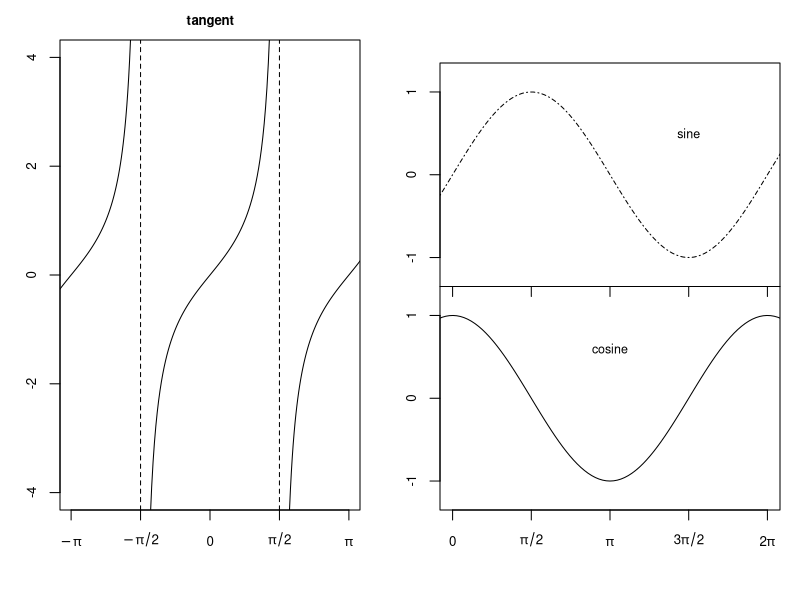

Source code (R):


### Jessica Miller ###
###  ST 758 HW 1   ###
### Aug. 30, 2016  ###

# Homework 1, Due August 30, 2016 at the beginning of class

# write an R script to solve the problems in this assignment,
# save the R script as <unityid>HW1.R


# IMPORTANT: The homeworks will be graded by 
# me or the TA running source("<unityid>HWj.R")
# and looking at the printed output and any files that are output,
# so make sure you check that sourcing your file produces the output you expect
# We may also look at your code, so if you want to have the best chance
# of getting partial credit, make sure you provide informative comments.

setwd("F:/ST 758/jmmill13ST758")

## PROBLEM 1

# Initializing vectors of length 1000
log <- vector(mode="logical", length=1000)
int <- vector(mode="integer", length=1000)
doub <- vector(mode="double", length=1000)
comp <- vector(mode="complex", length=1000)
char <- vector(mode="character", length=1000)
# Printing object sizes
object.size(log)
object.size(int)
object.size(doub)
object.size(comp)
object.size(char)

## PROBLEM 2

# The following code creates a vector and a matrix of size 1000 x 1000
vec <- (1:1000)/1000
mat <- exp( - sqrt( outer( vec, -vec, "+" )^2 ) ) 

# Double for loop multiplying mat by vec
result <- vector(length=1000)     # Initialize result vector
ptm <- proc.time()                # Start the clock: double for loop
for (j in 1:1000) {               # Loop over rows of mat
  mult <- vector(length=1000)     # Initialize mult, the vector of mat elements times vec elements
  for (i in 1:1000) {             # Loop over columns of mat
    mult[i] <- mat[j,i]*vec[i]    # Multiply each element of the ith column of mat by the ith element of vec
  }
  result[j] <- sum(mult, na.rm=T) # Sum the elements of mat, store in ith element of result
}
proc.time() - ptm                 # Stop the clock: double for loop

# Matrix multiplication
result2 <- vector(length=1000)    # Initialize second result vector
ptm2 <- proc.time()               # Start the clock: matrix mult
result2 <- mat %*% vec            # Multiply mat by vec, matrix style
proc.time() - ptm2                # Stop the clock: matrix mult

# Sum of squared differences
result3 <- vector(length=1000)    # Initialize vector to contain squared differences
result3 <- (result - result2)^2   # Calculate the squared difference
sum(result3)                      # Very small difference (likely rounding error)

## PROBLEM 3

# save the result as 'hw1p3.eps'
dev.off()
plot.new()
postscript(file="hw1p3.eps", width=8.4, height=4, horizontal=FALSE)

# Plot cosine function
par(fig=c(.55,.975,.15,.5225), oma=c(0,0,0,0), mar=c(0,0,0,0))            # Set figure location and margins
curve(cos, -.5, 2*pi+.5, xlim=c(0,2*pi), ylim=c(-1-.25,1+.25),            # Plot cosine curve
      main="", ylab="", xlab="", xaxt="n", yaxt="n", cex.axis=.8)
axis(1, at = c(0, pi/2, pi, 3*pi/2, 2*pi), labels =                       # Set custom x-axis
      expression(0, pi/2, pi, 3*pi/2, 2*pi), cex.axis=.8)
axis(2, at = c(-1, 0, 1), labels = c(-1, 0, 1), cex.axis=.8)              # Set custom y-axis
text(pi,0.6, "cosine", cex=.75)                                           # Add "cosine" text

# Plot tangent function piece by piece
par(fig=c(.075,.45,.15,1), oma=c(0,0,0,0), mar=c(0,0,2,0), new=TRUE)      # Set figure location and margins
curve(tan, -pi-.5, -pi/2-.0001, xlim=c(-pi,pi), ylim=c(-4,4),             # Plot first part of tangent curve
      main="tangent", ylab="", xlab="", xaxt="n", cex.axis=.8,
      cex.main=.8)
curve(tan, -pi/2+.0001, pi/2-.0001 , add=TRUE)                            # Plot second part
curve(tan, pi/2+.0001, pi+.5, add=TRUE)                                   # Plot third part
abline(v=-pi/2, lty=2)                                                    # Add asymptotes
abline(v=pi/2, lty=2)
axis(1, at = c(-pi, -pi/2, 0, pi/2, pi), labels =                         # Set custom x-axis
      expression(-pi, -pi/2, 0, pi/2, pi), cex.axis=.8)

# Plot sine function
par(fig=c(.55,.975,.5225,.895), oma=c(0,0,0,0), mar=c(0,0,0,0), new=TRUE) # Set figure location and margins
curve(sin, -.5, 2*pi+.5, xlim=c(0,2*pi), ylim=c(-1-.25,1+.25),            # Plot sine curve
      xaxt="n", yaxt="n", cex.axis=.8, lty=4)
axis(1, at = c(0, pi/2, pi, 3*pi/2, 2*pi), labels=c("","","","",""))      # Set custom x-axis
text(3*pi/2,.5, "sine", cex=0.75)                                         # Add "sine" text
axis(2, at = c(-1, 0, 1), labels = c(-1, 0, 1), cex.axis=.8)              # Set custom y-axis

dev.off()     # Save plot as hw1p3.eps








